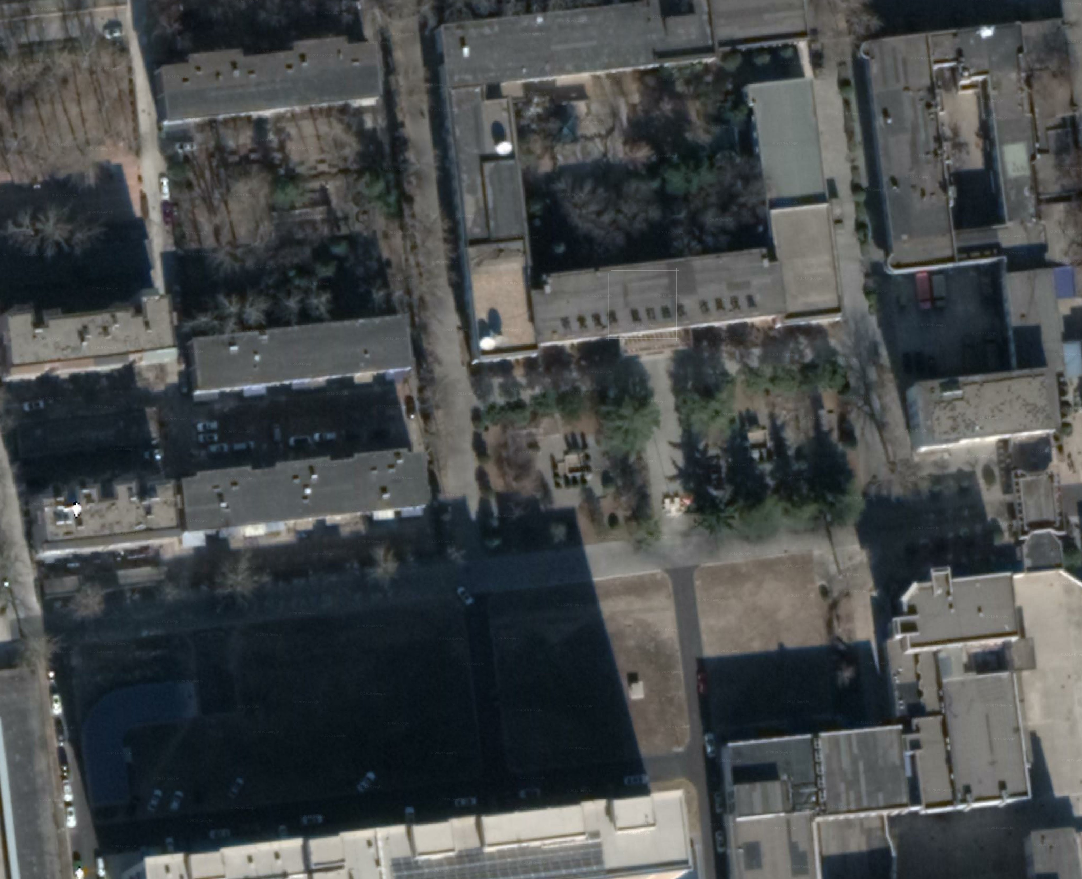
%> input picture Three-layer-Architecture based Planning Method/experimento 1/img.png, 1082 x 879 px
$ octave showmap.m   (GNU Octave 9; MATLAB toolbox functions it lacks are replaced by stand-ins)
%> lines starting %> are read from the running program, lines starting %| are printed output that depends on the picture
%%
%Fecha£º20220430
%Autor£ºSalva
%Funci¨®n: para escribir proyectos de alta puntuaci¨®n, proyecte las tres rutas generadas por multiRobots_hunts.m en el mapa satelital¡£
close all,clc,clear all
  global x_index;
    global y_index;
    global self_id_index;
    global son_number_index;
    global parent_id_index;
    global g_index;
    global h_index;
    global f_index;
    global data;
    x_index = 1; y_index = 2; self_id_index = 3;
    parent_id_index = 4;
    g_index = 5; h_index = 6;
    f_index = 7;%cost value
    son_number_index = 10;%number of child node
file_nameNum=dir('result/*.csv');
kx=4.016995297405768e+05;
px=390;
ky=5.313104448721175e+05;
py=-90;
minX = 1.162859469000000e+02;
minY = 39.850357099999997;
img=imread('img.png');
%> img is the input picture: size 879x1082x3 uint8; mean R, G, B 70.6, 74.1, 74.7
[height width  m]=size(img);
%> height = 879; width = 1082; m = 3
imshow(img*2)
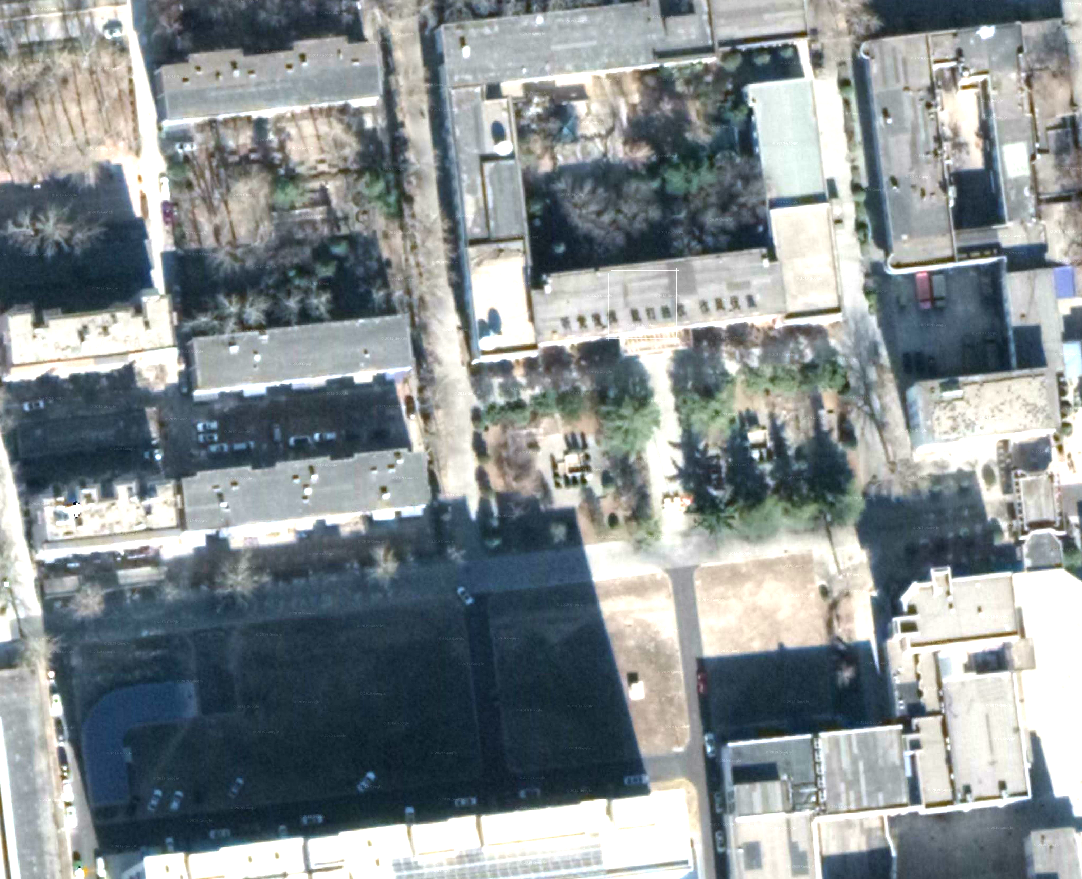
%> displayed picture: size 879x1082x3, on the screen's scale of 0 to 255; mean R, G, B 134.5, 142.1, 144.5
format long

  filename='output1.csv';
  data1=dlmread(filename);
  filename='output2.csv';
  data2=dlmread(filename);
  filename='output3.csv';
  data3=dlmread(filename);

 file_name='map_LZY_temp21.csv';%Introduzca la informaci¨®n de la red de carreteras
  point_inf=dlmread(file_name);

    hold on
  axis on, axis equal
   [n m]=size(point_inf);
   for i=1:n
       x=point_inf(i,x_index);
       y=point_inf(i,y_index);
       x=(x-minX)*kx+px;
       y=height-(y-minY)*ky+py;
       plot(x,y,'o');
       disp_d=sprintf('%d',point_inf(i,self_id_index));
       %text(x,y,disp_d,'FontSize',18);
       text(x,y,disp_d,'color','r','FontSize',25);
   end
   for i=1:n
       num=point_inf(i,son_number_index);
       x1=point_inf(i,x_index);
       y1=point_inf(i,y_index);
       x1=(x1-minX)*kx+px;
       y1=height-(y1-minY)*ky+py;
       for j=1:num
           index=point_inf(i,son_number_index+j);
           id=find(point_inf(:,self_id_index)==index);
           x2=point_inf(id,x_index);
           y2=point_inf(id,y_index);
           x2=(x2-minX)*kx+px;
           y2=height-(y2-minY)*ky+py;
           p1=[x1 x2];
           p2=[y1 y2];
           %plot(p1,p2,'b-');
           plot(p1,p2,'b-','LineWidth',1.4);
       end
   end
 %%

 hold on,axis on, axis equal

     line=data1;
     x=line(:,3);
     y=line(:,2);
     x=(x-minX)*kx+px;
     y=height-(y-minY)*ky+py;
     plot(x,y,'r-o');

       line=data2;
     x=line(:,3);
     y=line(:,2);
     x=(x-minX)*kx+px;
     y=height-(y-minY)*ky+py;
     plot(x,y,'g-o');

       line=data3;
     x=line(:,3);
     y=line(:,2);
     x=(x-minX)*kx+px;
     y=height-(y-minY)*ky+py;
     plot(x,y,'b-o');

       start_id_v1=10;
  start_id_v2=1;
  start_id_v3=17;
  start_id1=find(start_id_v1==point_inf(:,self_id_index));
   x=point_inf(start_id1,x_index);
   y=point_inf(start_id1,y_index);
   x=(x-minX)*kx+px;
   y=height-(y-minY)*ky+py;
%> y = 789
   plot(x,y,'rp','LineWidth',5);
  % text(point_inf(index,x_index),point_inf(index,y_index),'    1plataforma no tripulada')
   start_id2=find(start_id_v2==point_inf(:,self_id_index));
    x=point_inf(start_id2,x_index);
   y=point_inf(start_id2,y_index);
   x=(x-minX)*kx+px;
   y=height-(y-minY)*ky+py;
%> y = 132.6
   plot(x,y,'gp','LineWidth',5);

   start_id3=find(start_id_v3==point_inf(:,self_id_index));
    x=point_inf(start_id3,x_index);
   y=point_inf(start_id3,y_index);
   x=(x-minX)*kx+px;
   y=height-(y-minY)*ky+py;
%> y = 129.8
   plot(x,y,'bp','LineWidth',5);

end_id=7;
   end_id0=find(end_id==point_inf(:,self_id_index));
    x=point_inf(end_id0,x_index);
   y=point_inf(end_id0,y_index);
   x=(x-minX)*kx+px;
   y=height-(y-minY)*ky+py;
%> y = 546.8
   plot(x,y,'ks','LineWidth',10);
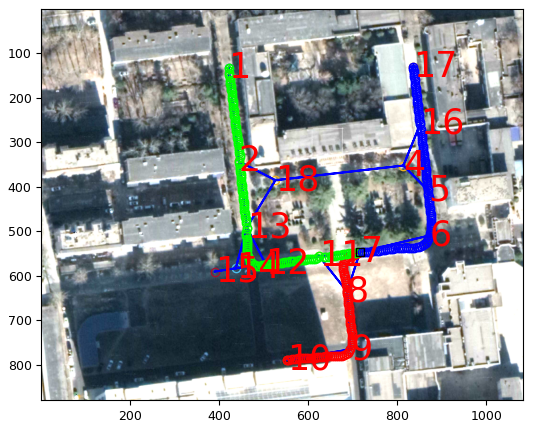
%> figure redrawn from the program's plot data
 %end
